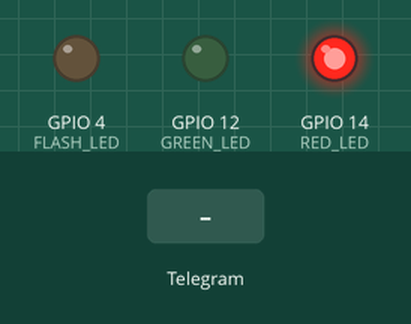
The sketch below on a simulated ESP32. Shown: output pins drawn as LEDs (lit = HIGH). The test bench sets the inputs (shaded band). WiFi joins after 1.5 s; servers stay silent unless stated; the camera gives no picture; web services answer with replies made up by the test bench; what the sketch prints to the serial monitor is not drawn.

Above: at 3.0 s.
3.1 s: Telegram message "/photo" received
At 4.9 s:
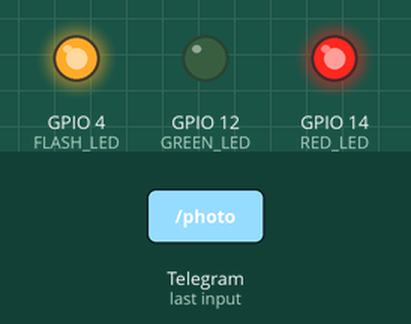
6.4 s: Telegram message "/unlock" received
At 7.2 s:
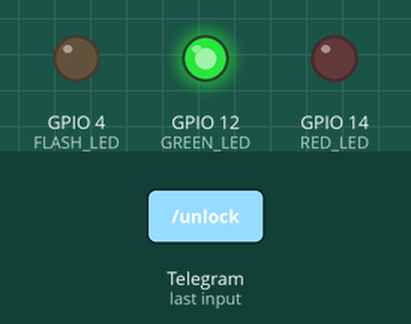
8.0 s: Telegram message "/photo" received
At 8.7 s:
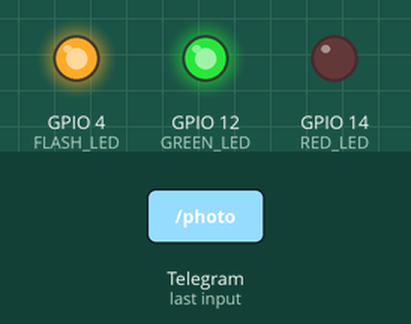
11.3 s: Telegram message "/lock" received
At 13.0 s:
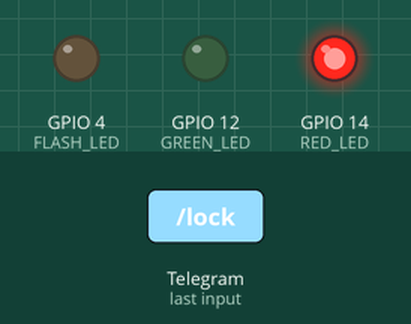
Timing chart, 0 to 14.5 s (numbered marks = the images above; inputs shaded):
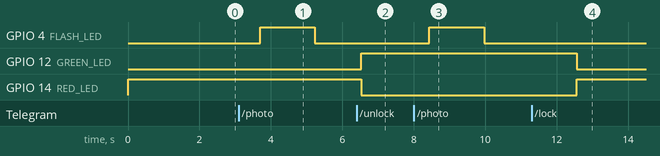

The sketch:

main.ino
```cpp
#include <WiFi.h>
#include <WiFiClientSecure.h>
#include "soc/soc.h"
#include "soc/rtc_cntl_reg.h"
#include "esp_camera.h"
#include <UniversalTelegramBot.h>
#include <ArduinoJson.h>

// Wi-Fi credentials
const char* ssid = ".";                // Replace with your WiFi SSID
const char* password = "Arun2005";     // Replace with your WiFi password

// Telegram Bot credentials
String chatId = "5519682539";
String BOTtoken = "8195137245:AAGy_zLPvBK2-sOOg-nEhjd9SLh78fUU8w0";

WiFiClientSecure clientTCP;
UniversalTelegramBot bot(BOTtoken, clientTCP);

// GPIO Pins
#define GREEN_LED  12  // Door Unlocked
#define RED_LED    14  // Door Locked
#define FLASH_LED   4  // Flash LED (built-in on ESP32-CAM board)

// CAMERA_MODEL_AI_THINKER GPIOs
#define PWDN_GPIO_NUM     32
#define RESET_GPIO_NUM    -1
#define XCLK_GPIO_NUM      0
#define SIOD_GPIO_NUM     26
#define SIOC_GPIO_NUM     27
#define Y9_GPIO_NUM       35
#define Y8_GPIO_NUM       34
#define Y7_GPIO_NUM       39
#define Y6_GPIO_NUM       36
#define Y5_GPIO_NUM       21
#define Y4_GPIO_NUM       19
#define Y3_GPIO_NUM       18
#define Y2_GPIO_NUM        5
#define VSYNC_GPIO_NUM    25
#define HREF_GPIO_NUM     23
#define PCLK_GPIO_NUM     22

int lockState = 0; // 0 = locked, 1 = unlocked

const unsigned long BOT_MTBS = 1000; // Interval for checking Telegram messages
unsigned long bot_lasttime = 0;

// Send photo to Telegram
String sendPhotoTelegram() {
  const char* myDomain = "api.telegram.org";
  String response = "";

  camera_fb_t * fb = esp_camera_fb_get();
  if (!fb) {
    Serial.println("Camera capture failed");
    return "Camera capture failed";
  }

  if (clientTCP.connect(myDomain, 443)) {
    Serial.println("Connected to Telegram");

    String head = "--IotCircuitHub\r\nContent-Disposition: form-data; name=\"chat_id\"\r\n\r\n" + chatId +
                  "\r\n--IotCircuitHub\r\nContent-Disposition: form-data; name=\"photo\"; filename=\"photo.jpg\"\r\nContent-Type: image/jpeg\r\n\r\n";
    String tail = "\r\n--IotCircuitHub--\r\n";

    uint16_t imageLen = fb->len;
    uint16_t totalLen = imageLen + head.length() + tail.length();

    clientTCP.println("POST /bot" + BOTtoken + "/sendPhoto HTTP/1.1");
    clientTCP.println("Host: " + String(myDomain));
    clientTCP.println("Content-Length: " + String(totalLen));
    clientTCP.println("Content-Type: multipart/form-data; boundary=IotCircuitHub");
    clientTCP.println();
    clientTCP.print(head);

    uint8_t *fbBuf = fb->buf;
    for (size_t n = 0; n < fb->len; n += 1024) {
      size_t chunkSize = (n + 1024 < fb->len) ? 1024 : (fb->len - n);
      clientTCP.write(fbBuf, chunkSize);
      fbBuf += chunkSize;
    }
    clientTCP.print(tail);
    esp_camera_fb_return(fb);

    while (clientTCP.connected()) {
      if (clientTCP.available()) {
        response = clientTCP.readString();
        break;
      }
    }
    clientTCP.stop();
    Serial.println(response);
  } else {
    Serial.println("Connection to Telegram failed");
    response = "Connection failed";
  }

  return response;
}

// Unlock the door
String unlockDoor() {
  if (lockState == 0) {
    digitalWrite(GREEN_LED, HIGH);
    digitalWrite(RED_LED, LOW);
    lockState = 1;
    return "🔓 Door Unlocked.\nSend /lock to lock.";
  } else {
    return "Door is already unlocked.";
  }
}

// Lock the door
String lockDoor() {
  if (lockState == 1) {
    digitalWrite(GREEN_LED, LOW);
    digitalWrite(RED_LED, HIGH);
    lockState = 0;
    return "🔒 Door Locked.\nSend /unlock to unlock.";
  } else {
    return "Door is already locked.";
  }
}

// Handle Telegram messages
void handleNewMessages(int numNewMessages) {
  for (int i = 0; i < numNewMessages; i++) {
    String text = bot.messages[i].text;
    String chat_id = bot.messages[i].chat_id;

    if (chat_id != chatId) {
      bot.sendMessage(chat_id, "Unauthorized user", "");
      continue;
    }

    if (text == "/start") {
      bot.sendMessage(chatId,
        "Welcome to Smart Door Lock 🚪\n"
        "/photo - Take Photo\n"
        "/unlock - Unlock Door\n"
        "/lock - Lock Door",
        "");
    } else if (text == "/photo") {
      bot.sendMessage(chatId, "📸 Capturing photo...", "");
      digitalWrite(FLASH_LED, HIGH);
      delay(200);
      sendPhotoTelegram();
      digitalWrite(FLASH_LED, LOW);
    } else if (text == "/unlock") {
      bot.sendMessage(chatId, unlockDoor(), "");
    } else if (text == "/lock") {
      bot.sendMessage(chatId, lockDoor(), "");
    }
  }
}

void setup() {
  WRITE_PERI_REG(RTC_CNTL_BROWN_OUT_REG, 0); // Disable brownout detector
  Serial.begin(115200);

  pinMode(GREEN_LED, OUTPUT);
  pinMode(RED_LED, OUTPUT);
  pinMode(FLASH_LED, OUTPUT);

  // Default to locked state
  digitalWrite(GREEN_LED, LOW);
  digitalWrite(RED_LED, HIGH);

  // Connect to WiFi
  WiFi.begin(ssid, password);
  clientTCP.setCACert(TELEGRAM_CERTIFICATE_ROOT);

  while (WiFi.status() != WL_CONNECTED) {
    delay(500);
    Serial.print(".");
  }
  Serial.println("\nWiFi Connected: " + WiFi.localIP().toString());

  // Camera configuration
  camera_config_t config;
  config.ledc_channel = LEDC_CHANNEL_0;
  config.ledc_timer = LEDC_TIMER_0;
  config.pin_d0 = Y2_GPIO_NUM;
  config.pin_d1 = Y3_GPIO_NUM;
  config.pin_d2 = Y4_GPIO_NUM;
  config.pin_d3 = Y5_GPIO_NUM;
  config.pin_d4 = Y6_GPIO_NUM;
  config.pin_d5 = Y7_GPIO_NUM;
  config.pin_d6 = Y8_GPIO_NUM;
  config.pin_d7 = Y9_GPIO_NUM;
  config.pin_xclk = XCLK_GPIO_NUM;
  config.pin_pclk = PCLK_GPIO_NUM;
  config.pin_vsync = VSYNC_GPIO_NUM;
  config.pin_href = HREF_GPIO_NUM;
  config.pin_sscb_sda = SIOD_GPIO_NUM;
  config.pin_sscb_scl = SIOC_GPIO_NUM;
  config.pin_pwdn = PWDN_GPIO_NUM;
  config.pin_reset = RESET_GPIO_NUM;
  config.xclk_freq_hz = 20000000;
  config.pixel_format = PIXFORMAT_JPEG;

  if (psramFound()) {
    config.frame_size = FRAMESIZE_VGA;
    config.jpeg_quality = 10;
    config.fb_count = 2;
  } else {
    config.frame_size = FRAMESIZE_CIF;
    config.jpeg_quality = 12;
    config.fb_count = 1;
  }

  esp_err_t err = esp_camera_init(&config);
  if (err != ESP_OK) {
    Serial.printf("Camera init failed: 0x%x", err);
    delay(1000);
    ESP.restart();
  }
}

void loop() {
  if (millis() - bot_lasttime > BOT_MTBS) {
    int numNewMessages = bot.getUpdates(bot.last_message_received + 1);
    if (numNewMessages > 0) {
      handleNewMessages(numNewMessages);
    }
    bot_lasttime = millis();
  }
}
```

Measured:
- after the input at 3.1 s, GPIO 4 (FLASH_LED): LOW → HIGH after 0.60 s, → LOW 1.5 s later
- after the input at 6.4 s, GPIO 12 (GREEN_LED): LOW → HIGH after 0.13 s; GPIO 14 (RED_LED): HIGH → LOW after 0.13 s
- after the input at 8.0 s, GPIO 4 (FLASH_LED): LOW → HIGH after 0.44 s, → LOW 1.5 s later
- after the input at 11.3 s, GPIO 12 (GREEN_LED): HIGH → LOW after 1.3 s; GPIO 14 (RED_LED): LOW → HIGH after 1.3 s
